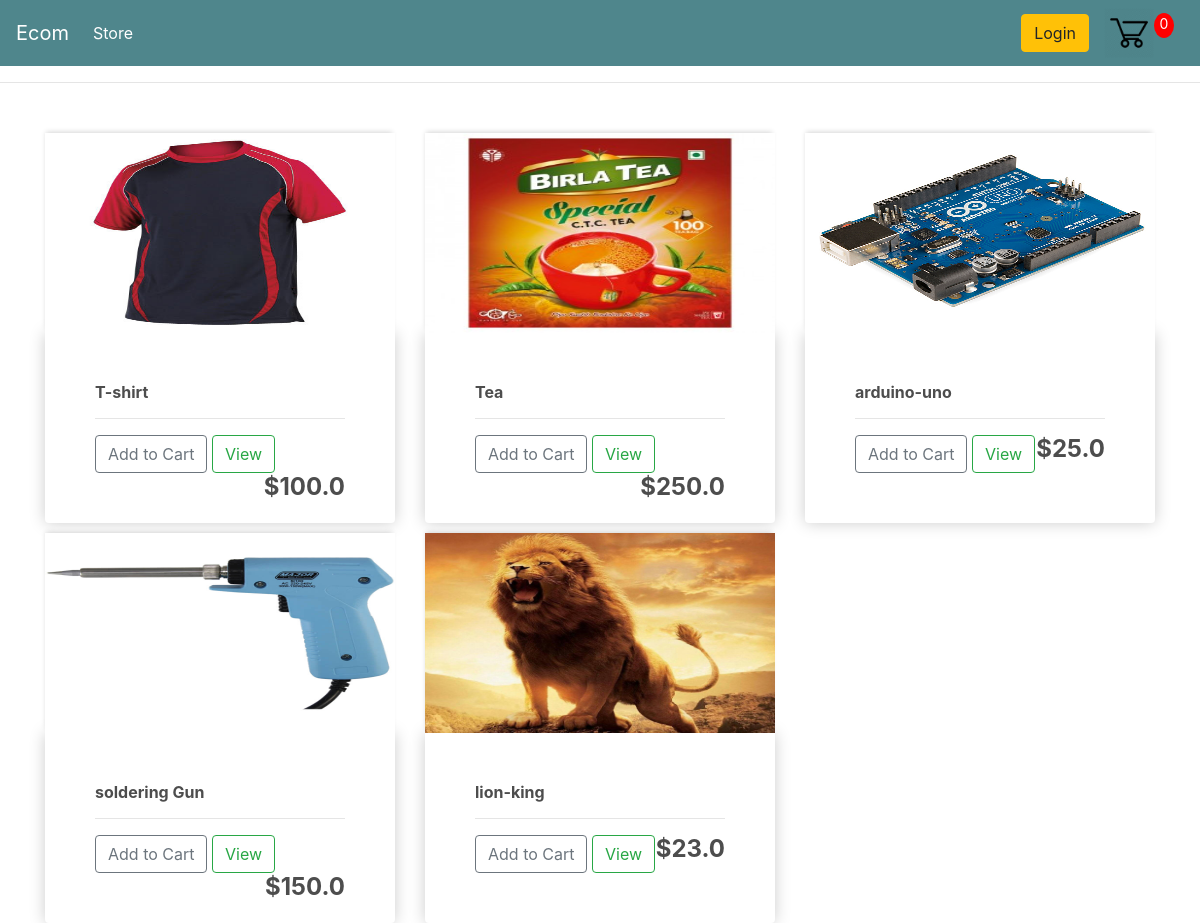
The page / on the database its author committed.
### store/models.py (models this page shows, shortened)
class Product(models.Model):
    name = models.CharField(max_length=255, null=True)
    price = models.FloatField()
    digital = models.BooleanField(default=False, null=True, blank=False)
    image = models.ImageField(null=True, blank=True)
    @property
    def imageURL(self):
        try:
            url = self.image.url
        except:
            url = ''
        return url

### store/views.py (the view)
# urls.py: path('', include('store.urls')),
def store(request):
    if request.user.is_authenticated:
        customer = request.user.customer
        order, created = Order.objects.get_or_create(
            customer=customer, complete=False)
        items = order.orderitem_set.all()
        cartitems = order.get_cart_items
    else:
        items = []
        order = {'get_cart_total': 0,
                 'get_cart_items': 0}
        cartitems = order['get_cart_items']
    products = Product.objects.all()
    context = {'products': products, 'cartitems': cartitems}
    return render(request, 'store/store.html', context)

### store/templates/store/store.html
{% extends 'store/main.html'%}
{% load static %}
{% block content %}
<div class="row">
    {% for product in products %}
    <div class="col-lg-4">
        <img class="thumbnail" src="{{product.imageURL}}" alt="">
        <div class="box-element product">
            <h6><strong>{{product.name}}</strong></h6>
            <hr>
            <button data-product={{product.id}} data-action="add"
                class="btn btn-outline-secondary add-btn update-cart">Add to
                Cart</button>
            <a class="btn btn-outline-success" href="#">View</a>
            <h4 style=" display:inline-block; float:right;"><strong>${{product.price}}</strong></h4>
        </div>
    </div>
    {%endfor %}
</div>
{% endblock content %}

### store/templates/store/main.html (shortened to what this page needs)
<!DOCTYPE html>
{% load static %}
<html lang="en">
<head>
    <link rel="stylesheet" type="text/css" href="{% static 'css/main.css'%}">
    <link rel="stylesheet" href="https://stackpath.bootstrapcdn.com/bootstrap/4.4.1/css/bootstrap.min.css"
>
</head>
<body>
    <nav class="navbar navbar-expand-lg navbar-dark bg-dark">
        <a class="navbar-brand" href=" {% url 'store' %}">Ecom</a>
        <div class="collapse navbar-collapse" id="navbarSupportedContent">
            <ul class="navbar-nav mr-auto">
                <li class="nav-item active">
                    <a class="nav-link" href="{% url 'store' %}">Store <span class="sr-only">(current)</span></a>
                </li>
            </ul>
            <div class="form-inline my-2 my-lg-0">
                <a href="#" class="btn btn-warning">Login</a>
                <a href="{% url 'cart'%}">
                    <img id="cart-icon" src="{% static 'images/Cart.webp'%}" alt="">
                </a>
                <p id="cart-total">{{cartitems}}</p>
            </div>
        </div>
    </nav>
    <hr>
    <div class="container">
        <br>
        {% block content %}
        {% endblock content%}
    </div>
</body>
</html>

### static/css/main.css (style rules this page uses)
body { background-color: hsl(0, 0%, 98%); }
h1,h2,h3,h4,h5,h6 { color:hsl(0, 0%, 30%); }
.box-element { box-shadow:hsl(0, 0%, 80%) 0 0 16px; background-color: #fff; border-radius: 4px; padding: 50px; }
.thumbnail { width: 100%; height: 200px; -webkit-box-shadow: -1px -3px 5px -2px rgba(214,214,214,1); -moz-box-shadow: -1px -3px 5px -2px rgba(214,214,214,1); box-shadow: -1px -3px 5px -2px rgba(214,214,214,1); }
.product { border-radius: 0 0 4px 4px; }
body .bg-dark { background-color: #4f868c!important; }
#cart-icon { width:50px; display: inline-block; margin-left: 15px; }
#cart-total { display: block; text-align: center; color:#fff; background-color: red; width: 20px; height: 25px; border-radius: 50%; font-size: 14px; margin-right: 10px; }
.col-lg-4, .col-lg-6, .col-lg-8, .col-lg-12 { margin-top: 10px; }
.btn { border-radius: 0; }

### rows shown on the page
Product: imageURL (picture), name "T-shirt", price "100.0"
Product: imageURL (picture), name "Tea", price "250.0"
Product: imageURL (picture), name "arduino-uno", price "25.0"
Product: imageURL (picture), name "soldering Gun", price "150.0"
Product: imageURL (picture), name "lion-king", price "23.0"

### other values the page prints
{{ cartitems }} "0"
